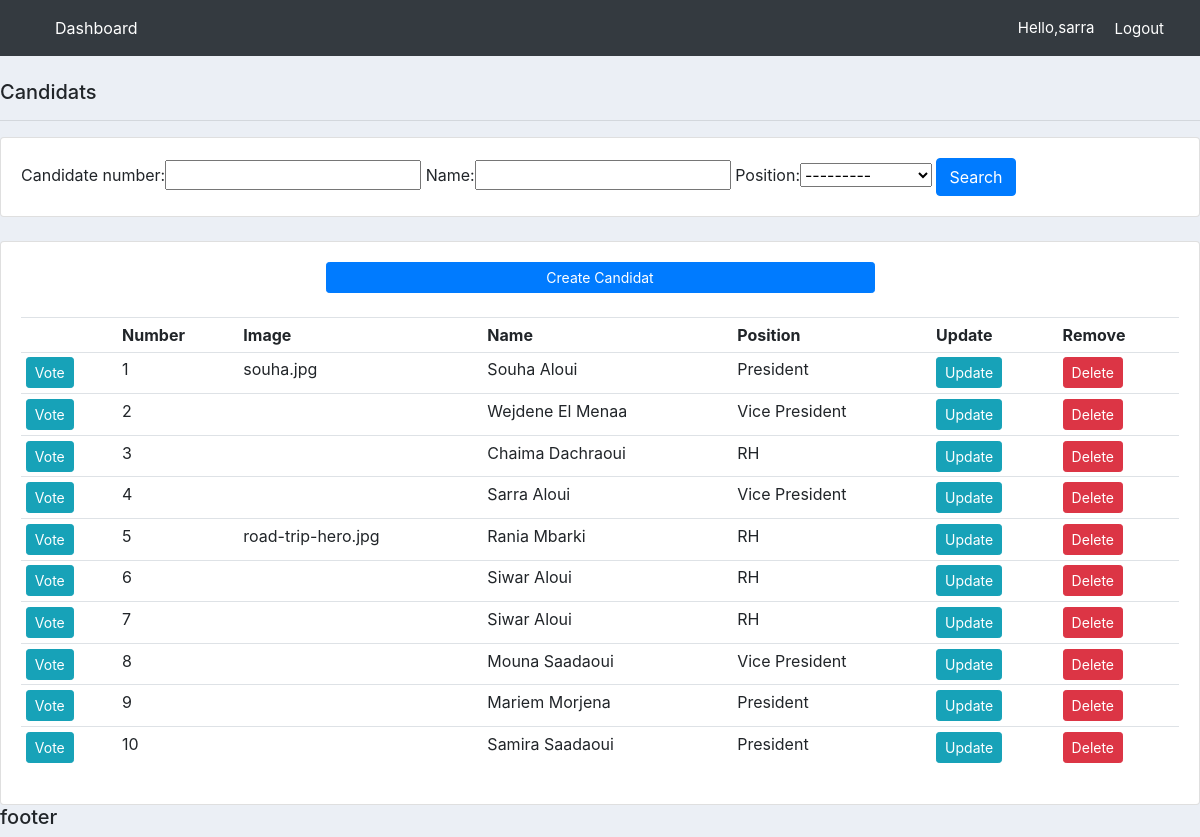
The app's page /candidates_list (signed in) with its own data.
### vote/models.py (models this page shows, shortened)
class Candidate(models.Model):
    candidate_number = models.IntegerField(null=True)
    name = models.CharField(max_length=64)
    votes_counter = models.IntegerField(default=0)
    position = models.ForeignKey(Position, null=True, on_delete= models.SET_NULL)
    image = models.ImageField(null=True, blank=True)

class Position (models.Model):
    position_name = models.CharField(max_length=64)
    def __str__(self):
        return f"{self.position_name}"

### vote/views.py (the view)
# urls.py: path("candidates_list", views.candidates_list, name="candidates_list"),
def candidates_list(request):
    candidate = Candidate.objects.all()
    myFilter = CandidateFilter(request.GET,queryset=candidate)
    candidate=myFilter.qs
    context = {'candidate': candidate, 'myFilter':myFilter}
    return render(request,"home/candidatsVote.html", context)

### vote/templates/home/candidatsVote.html
{% extends 'home/index.html' %}
{% block content %}
{% load static %}
<br>
<div class="row">
	<div class="col">
        <h5>Candidats</h5>
        <hr>
		<div class="card card-body">
			<form method="get">
				{{myFilter.form}}
		    <button class="btn btn-primary" type="submit">Search</button>
		  </form>
		</div>
	</div>
</div>
<br>
<div class="row">
	<div class="col-md">
		<div class="card card-body">
            <div class="d-grid gap-2 col-6 mx-auto">
			<a class="btn btn-primary  btn-sm btn-block" href="{% url 'create_candidate' %}">Create Candidat</a></div>
            <br>
			<table class="table table-sm">
				<tr>
					<th></th>
                    <th>Number</th>
					<th>Image</th>
					<th>Name</th>
					<th>Position</th>
					<th>Update</th>
					<th>Remove</th>
				</tr>
				 {% for i in candidate %}
				 <tr>
					<td><a class="btn btn-sm btn-info" href="{% url 'vote' i.id %}">Vote</a></td>
					 <td>{{i.candidate_number}}</td>
					 <td>{{i.image}}</td>
					 <td>{{i.name}}</td>
					 <td>{{i.position}}</td>
					 <td><a class="btn btn-sm btn-info" href="{% url 'update_candidate' i.id %}">Update</a></td>
					 <td><a class="btn btn-sm btn-danger" href="{% url 'delete' i.id %}">Delete</a></td>
				 </tr>
				 {%  endfor %}
			</table>
		</div>
	</div>
</div>
{% endblock %}

### vote/templates/home/navbar.html (shortened to what this page needs)
<nav class="navbar navbar-expand-lg navbar-dark bg-dark">
    <div class="container-fluid">
      <div class="collapse navbar-collapse" id="navbarNav">
        <ul class="navbar-nav">
          <li class="nav-item">
            <a class="nav-link active" aria-current="page" href="{% url 'dashboard' %}">Dashboard</a>
          </li>
          <li class="nav-item">
            <a class="nav-link" href=""></a>
          </li>
          <li class="nav-item">
            <a class="nav-link" href=""></a>
          </li>
        </ul>
      </div>
    </div>
    <span class="hello-msg">Hello,{{request.user}}</span>
  <span ><a  class="hello-msg" href="{% url 'logout' %}">Logout</a></span>
  </nav>

### vote/templates/home/index.html (style rules this page uses)
body { background-color: #ebeff5; }

### vote/templates/home/navbar.html (style rules this page uses)
.hello-msg { font-size: 15px; color: #fff; margin-right: 20px; }

### records on screen
Candidate: candidate_number "1", image "souha.jpg", name "Souha Aloui", position "President"
Candidate: candidate_number "2", name "Wejdene El Menaa", position "Vice President"
Candidate: candidate_number "3", name "Chaima Dachraoui", position "RH"
Candidate: candidate_number "4", name "Sarra Aloui", position "Vice President"
Candidate: candidate_number "5", image "road-trip-hero.jpg", name "Rania Mbarki", position "RH"
Candidate: candidate_number "6", name "Siwar Aloui", position "RH"
Candidate: candidate_number "7", name "Siwar Aloui", position "RH"
Candidate: candidate_number "8", name "Mouna Saadaoui", position "Vice President"
Candidate: candidate_number "9", name "Mariem Morjena", position "President"
Candidate: candidate_number "10", name "Samira Saadaoui", position "President"

### other values on screen
{{ request.user }} "sarra"
